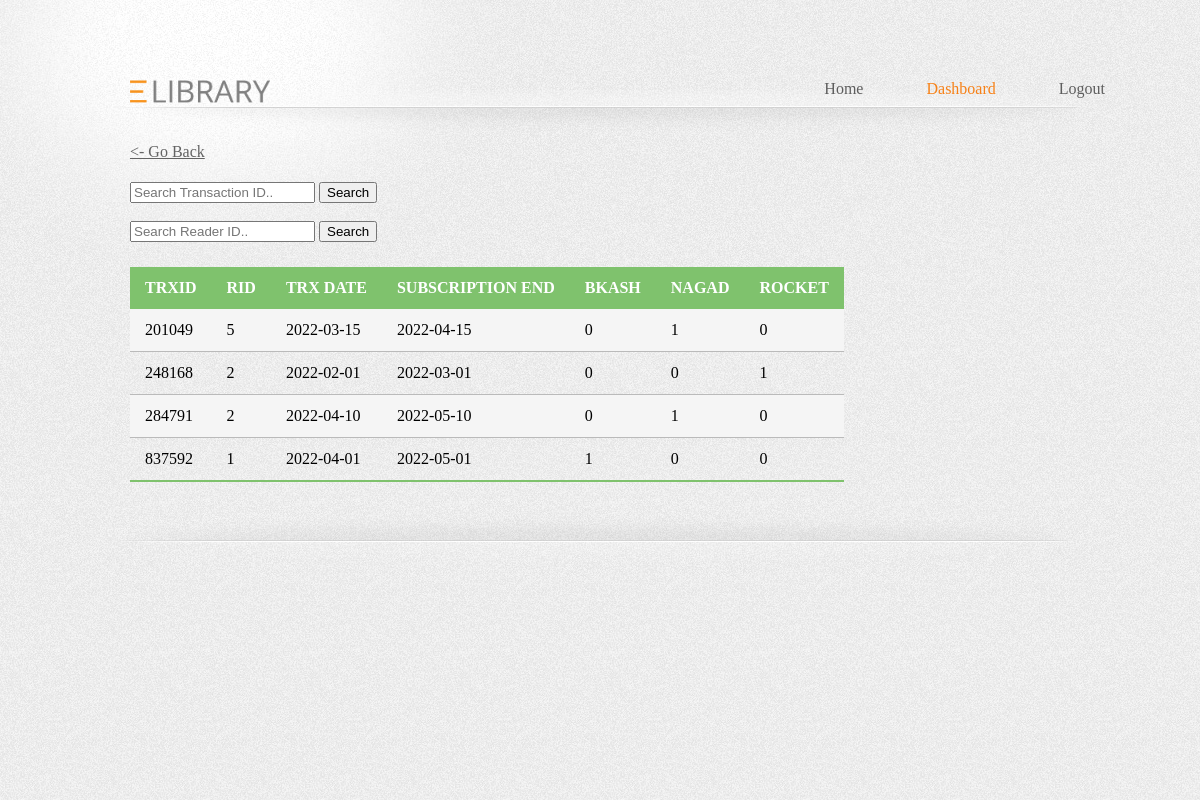
/sub_stat.php (signed in), run on the app's committed database.
### tables this page shows
CREATE TABLE `sub_stat` (
  `TRXID` varchar(50) NOT NULL,
  `RID` int(11) NOT NULL,
  `TRX_DATE` date NOT NULL,
  `S_END` date NOT NULL,
  `B_FLAG` tinyint(1) NOT NULL,
  `N_FLAG` tinyint(1) NOT NULL,
  `R_FLAG` tinyint(1) NOT NULL
);

### sub_stat.php (the view, shortened to what this page needs)
<?php
	require_once('DBconnect.php');
?>
<!DOCTYPE html>
<html>
	<head>
		<link rel="stylesheet" href="css/style_home.css" type="text/css" />
	</head>
	<body>
		<div class="page">
			<div class="header">
				<a href="homepage.php" id="logo"><img src="images/logo.png" alt=""/></a>
				<ul>
					<li><a href="homepage.php">Home</a></li>
					<?php if(!empty($_SESSION['UID'])){ ?>
					<li class="selected"><a href="dashboard.php">Dashboard</a></li>
					<li><a href="logout.php">Logout</a></li>
					<?php }else { ?>
					<li><a href="login.php">Login</a></li>
					<?php }?>
				</ul>
			</div>
			<div class="body">
				<body>
					<p class = "back"><a href="dashboard.php"><- Go Back</a></p>
				</body>
				<div class="container">
				  <form class="form-inline" method="post" action="searchTRNX.php">
					<input type="text" name="tid" class="form-control" placeholder="Search Transaction ID..">
					<button type="submit" name="save" class="btn btn-primary">Search</button>
				  </form><br>
				  <form class="form-inline" method="post" action="searchTRNX.php">
					<input type="text" name="rid" class="form-control" placeholder="Search Reader ID..">
					<button type="submit" name="save" class="btn btn-primary">Search</button>
				  </form>
				</div>
            <?php
			$uid = $_SESSION["UID"];
			$result = mysqli_query($conn, "SELECT ADMIN_FLAG FROM userbase WHERE UID = '$uid'");
			$frow = mysqli_fetch_array($result);
			$flag = $frow["ADMIN_FLAG"];
			if ($flag == 1) {
				$sql = "SELECT * FROM sub_stat";
				$result = mysqli_query($conn, $sql);
            	if (mysqli_num_rows($result) != 0) {
					?>
					<table class = "trnx">
					<tr>
						<th>TRXID</th>
						<th>RID</th>
						<th>TRX DATE</th>
						<th>SUBSCRIPTION END</th>
						<th>BKASH</th>
						<th>NAGAD</th>
						<th>ROCKET</th>
					</tr>
					<?php
                	while($row = mysqli_fetch_array($result)) {
						echo "<tr><td>". $row[0]."</td><td>". $row[1]."</td><td>". $row[2]."</td><td>". $row[3]."</td><td>"
						. $row[4]."</td><td>". $row[5]."</td><td>". $row[6]."</td></tr>";
					}
					echo "</table>";
            	}
				else {
					echo "0 result";
				}
			}
            ?>
			</div>
			<div class="footer">
			</div>
		</div>
	</body>
</html>

### css/style_home.css (style rules this page uses)
body { margin:0; background:url(../images/bg-body.jpg); }
.page { background:url(../images/bg-header.jpg) no-repeat center top; }
.header { background:url(../images/bg-navigation.jpg) no-repeat center 90px; width:940px; margin:0 auto; height:105px; padding:36px 10px 0; }
.header a#logo { display:block; float:left; outline:none; }
.header a#logo img { border:0; max-width: 20%; max-height: 20%; padding:40px 0px 0; }
.header ul { margin:-35px; list-style:none; padding:0px 0px 100 100px; float:right; }
.header ul li { float:left; margin:0 0 0 63px; }
.header ul li.selected a,.header ul li a:hover { color:#f78117; }
.header ul li a { font-size:16px; text-decoration:none; color:#5e5e5e; font-family: 'RokkittRegular'; outline:none; }
.body { width:940px; margin:0 auto; padding:0 10px; overflow:hidden; }
.body p { font-family: 'RokkittRegular'; font-size:16px; text-align:justify; color:#636363; margin:0 0 20px; line-height:21px; }
.body p a { outline:none; color:#636363; }
.footer { width:940px; background:url(../images/bg-footer.jpg) no-repeat center top; padding:65px 10px 207px; margin:0 auto; overflow:hidden; }

### sub_stat.php (style rules this page uses)
.trnx { border-collapse: collapse; width: 100% color: #f78117; font-size: 16px; text-align: left; margin: 25px 0; min_width: 400px; }
.trnx tr th { background-color: #7fc26d; color: white; text-align: left; padding: 12px 15px; }
.trnx tr td { padding: 12px 15px; text-align: left; border-bottom: 1px solid #bababa; }
.trnx tr:nth-of-type(even) { background-color: #f5f5f5; }
.trnx tr:last-of-type { border-bottom: 2px solid #7fc26d; }

### data on the page
sub_stat: TRXID "201049", RID "5", TRX_DATE "2022-03-15", S_END "2022-04-15", B_FLAG "0", N_FLAG "1", R_FLAG "0"
sub_stat: TRXID "248168", RID "2", TRX_DATE "2022-02-01", S_END "2022-03-01", B_FLAG "0", N_FLAG "0", R_FLAG "1"
sub_stat: TRXID "284791", RID "2", TRX_DATE "2022-04-10", S_END "2022-05-10", B_FLAG "0", N_FLAG "1", R_FLAG "0"
sub_stat: TRXID "837592", RID "1", TRX_DATE "2022-04-01", S_END "2022-05-01", B_FLAG "1", N_FLAG "0", R_FLAG "0"
